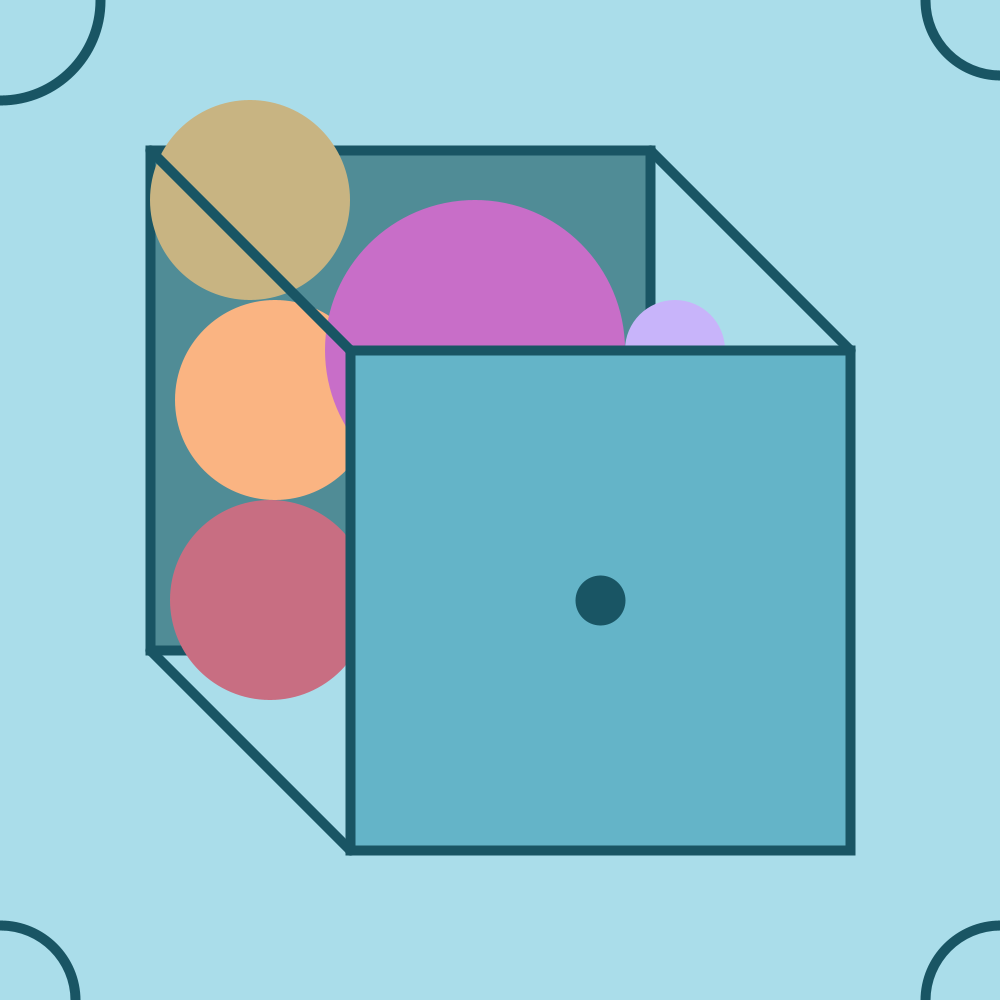
Frame 1 (no input)
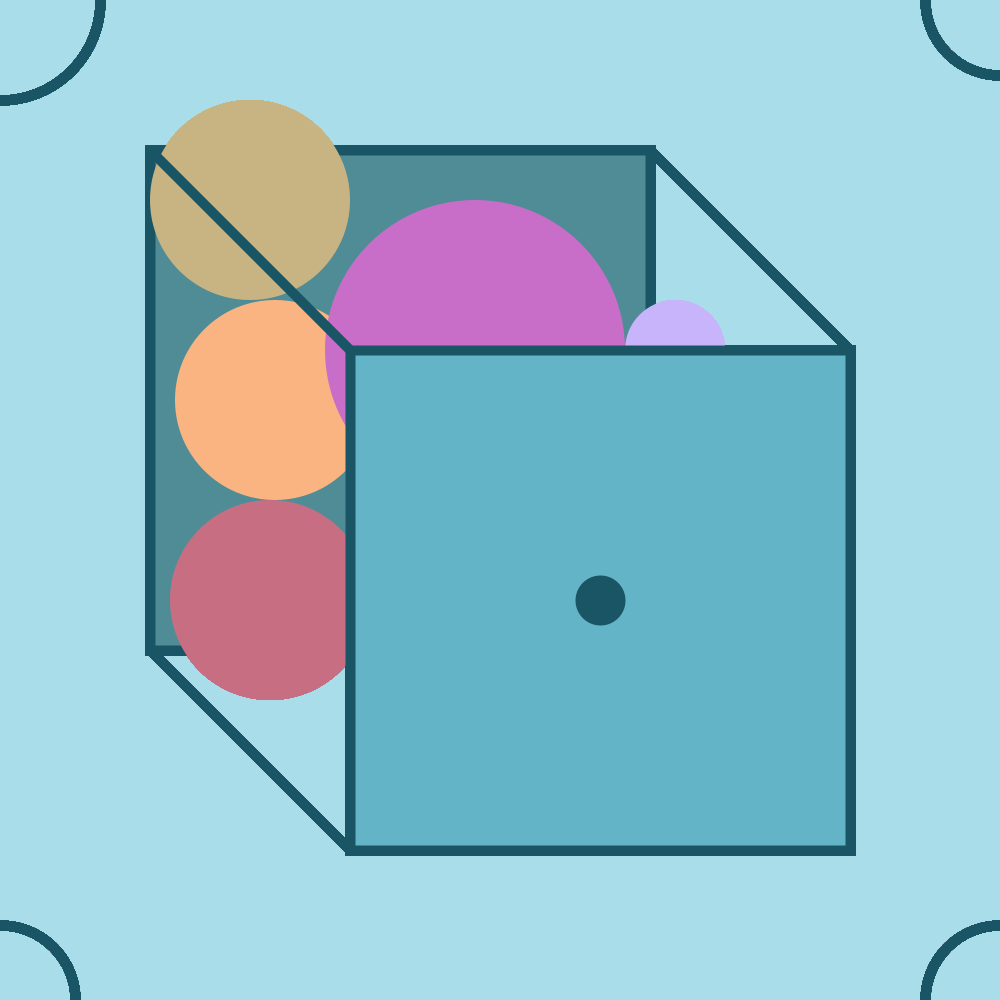
Frame 60 (the mouse pressed at the canvas centre just before this capture)
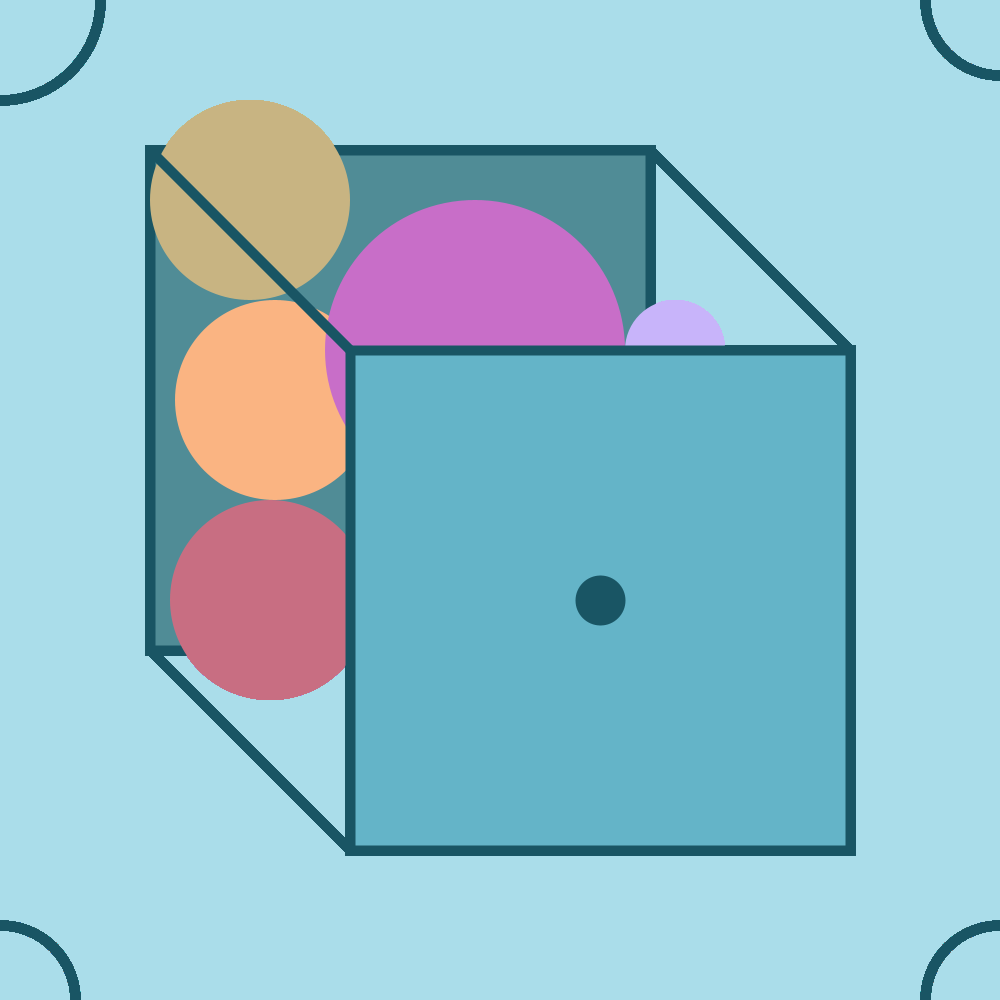
Frame 120 (the mouse held since frame 60 and released just before this capture)

The Processing sketch that drew these frames (run headless with seeded random() and noise(); from frame 60 on, the mouse is pressed at the canvas centre):

// Processing sketch: HandsOn_UsingAttributes
// ── HandsOn_UsingAttributes.pde
void setup(){
  // sets canvas size and color
  size(1000, 1000);
  background(170, 221, 234);
}

void draw(){
  // draw cube
  rectMode(CENTER); //default mode for rects
  strokeWeight(10);
  stroke(25, 85, 100);
  fill(80, 140, 150);
  rect(400, 400, 500, 500);
  // draw circle inside cube
  noStroke();
  fill(200, 180, 130);
  ellipseMode(RADIUS);
  ellipse(250, 200, 100, 100);
  fill(250, 180, 130);
  ellipse(275, 400, 100, 100);
  fill(200, 110, 130);
  ellipse(270, 600, 100, 100);
  fill(200, 110, 200);
  ellipse(475, 350, 150, 150);
  fill(200, 180, 250);
  ellipse(675, 350, 50, 50);
  
  // continue cube
  stroke(25, 85, 100);
  fill(100, 180, 200);
  rect(600, 600, 500, 500);
  line(350, 350, 150, 150);
  line(350, 850, 150, 650);
  line(850, 350, 650, 150);
  // draw circle outside cube
  noFill();
  ellipseMode(CORNERS);
  ellipse(-100, -100, 100, 100);
  ellipseMode(CENTER);
  ellipse(1000, 1000, 150, 150);
  ellipse(1000, 0, 150, 150);
  ellipse(0, 1000, 150, 150);
  // center point for front
  stroke(25, 85, 100);
  strokeWeight(50);
  point(600, 600);

}
